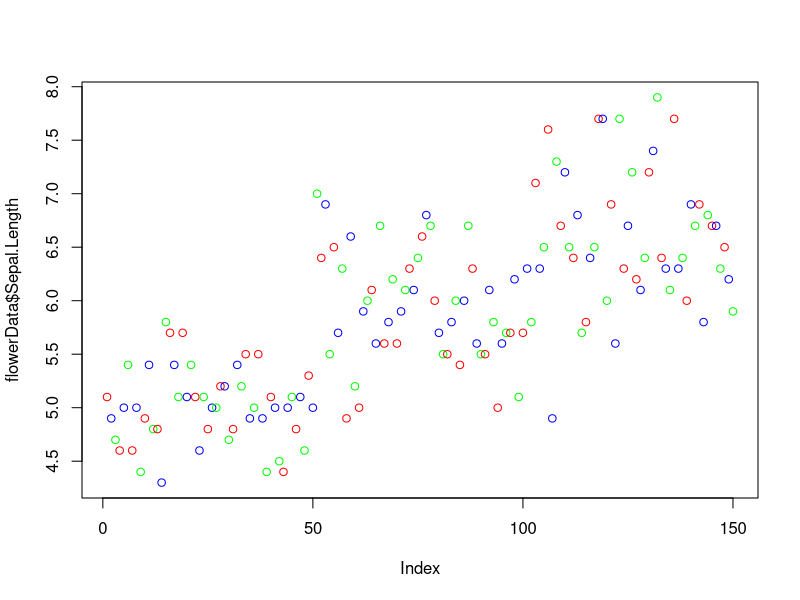
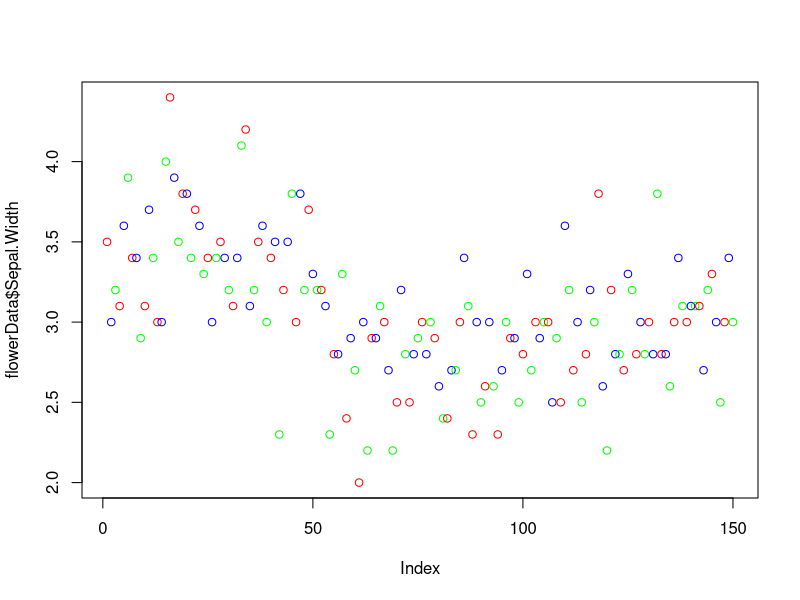
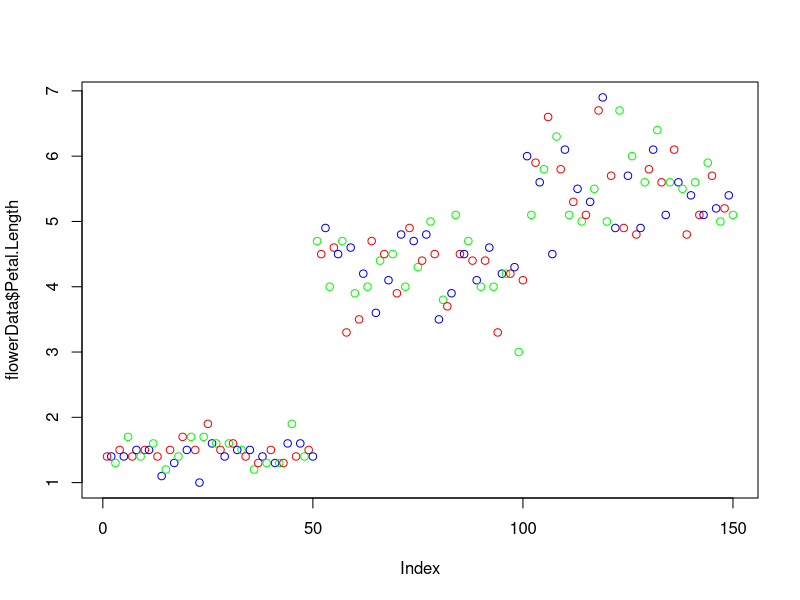
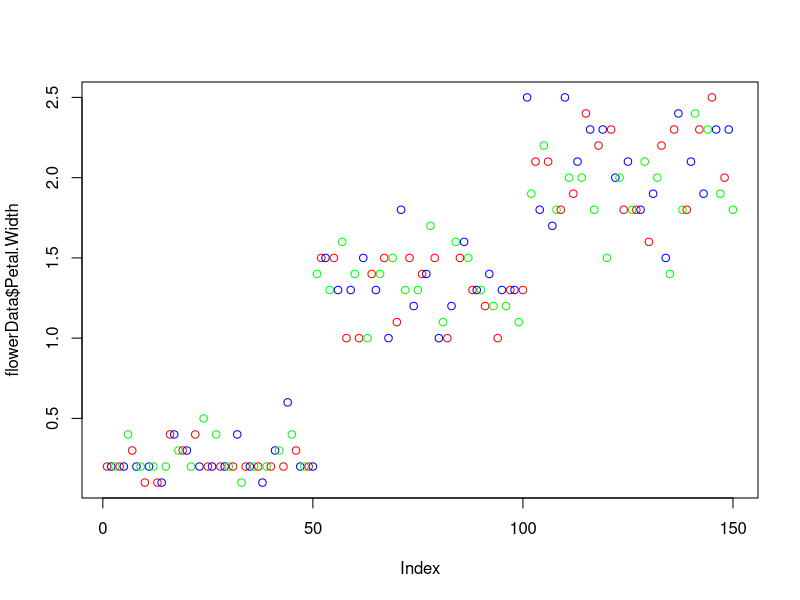
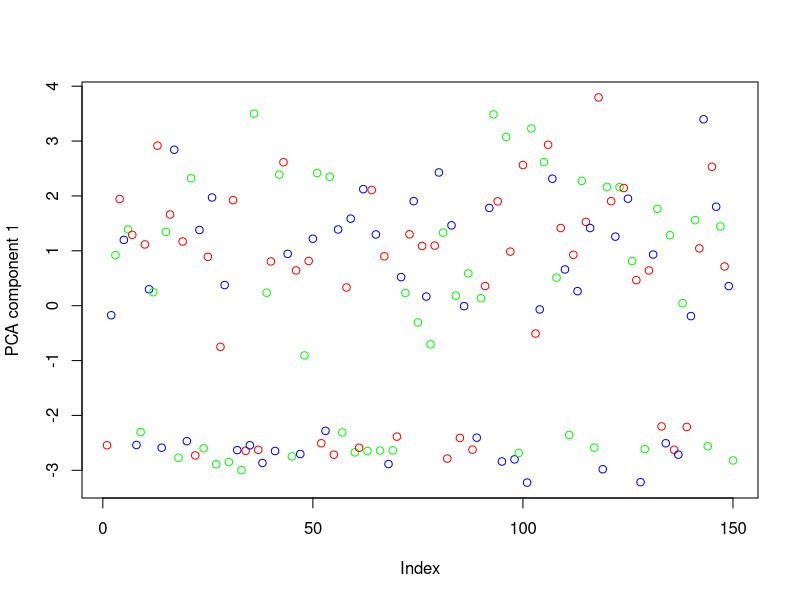
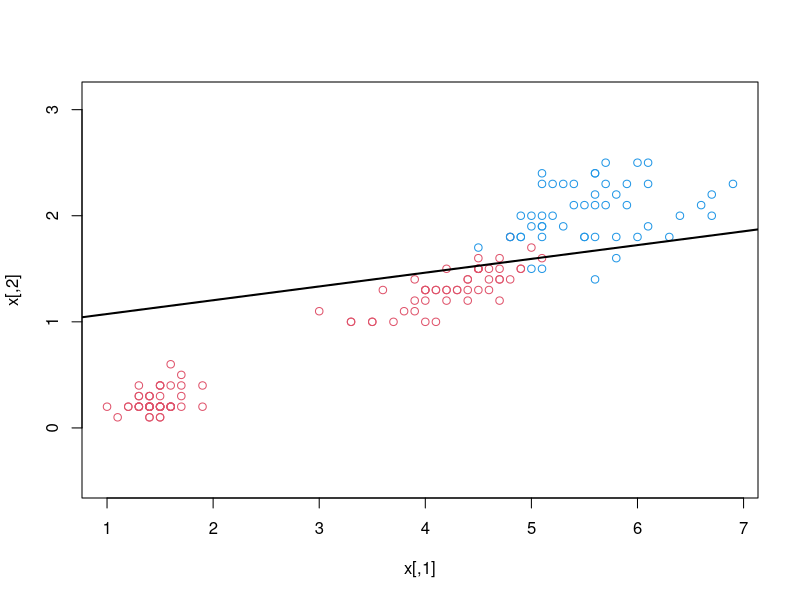
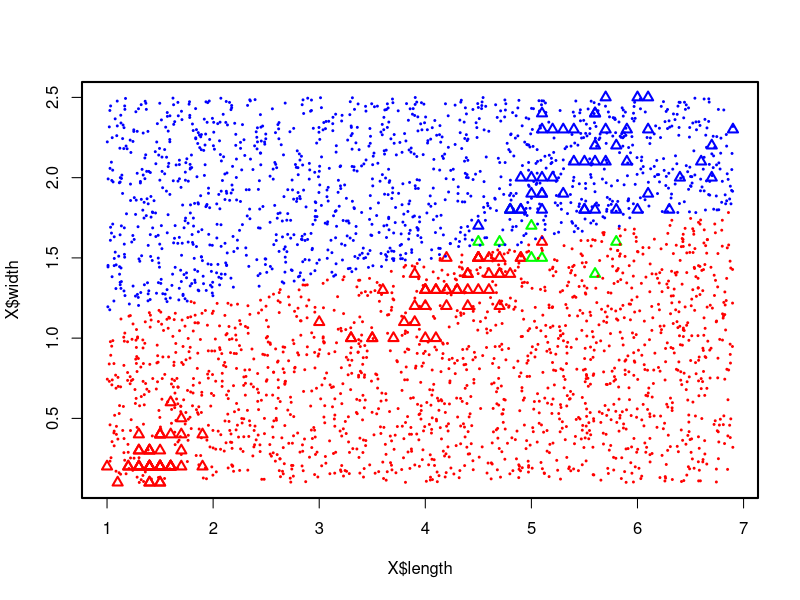
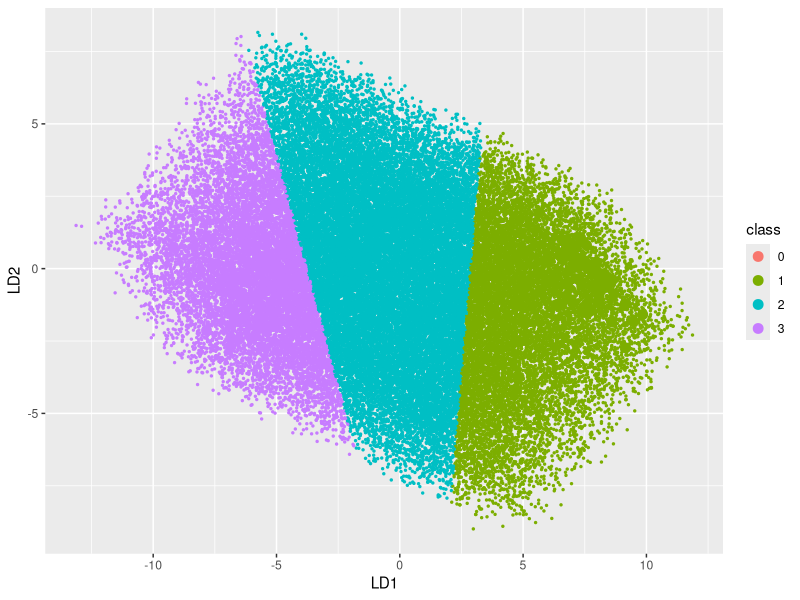

The R script that drew these images, in order:
#Retreiving data
library(datasets)
library(kernlab)
library(MASS)
flowerData=iris
data(iris)
set.seed(42)
#----------------------------------------------------------
#Exploring data
#----------------------------------------------------------
print("SUMMARY OF DATASET")
#summary(flowerData)
#print(head(flowerData))
#print(tail(flowerData))
#----------------------------------------------------------
#Data Visualization and data is stored in 'plot.pdf' file in the working directory
#----------------------------------------------------------
plot(flowerData$Sepal.Length, col=c("red","blue","green"))
plot(flowerData$Sepal.Width, col=c("red","blue","green"))
plot(flowerData$Petal.Length, col=c("red","blue","green"))
plot(flowerData$Petal.Width, col=c("red","blue","green"))
#----------------------------------------------------------
#Accuracy function
#----------------------------------------------------------
accuracy<-function(predicted_seq, actual_seq){
  count<-0
  size<-0
  if(length(predicted_seq)==length(actual_seq)){
    size<-length(predicted_seq)
  }
  else{
    print("Sequence size does not match!")
  }
  for(i in 1:size){
    if(predicted_seq[i]==actual_seq[i]){
      count<-count+1
    }
  }
  return (count*100/size)
}
#----------------------------------------------------------
#Shuffle dataset row-wise
#----------------------------------------------------------
shuffledFlowerData<-flowerData[sample(nrow(flowerData)),]
#----------------------------------------------------------
#Seperate dataset into training and testing
#The data is seperated in 75/25 training/testing ratio
#----------------------------------------------------------
datasetSize<-nrow(shuffledFlowerData)
#traininng data
trainingDatasetSize<-as.integer(0.75*datasetSize)
trainingDataset=shuffledFlowerData[1:trainingDatasetSize,]
#testing data
testingDatasetSize<-datasetSize-trainingDatasetSize
testingDataset<-shuffledFlowerData[113:150,]
#----------------------------------------------------------
#Classification without dimensionality reduction
#----------------------------------------------------------
fit<-ksvm(Species~., data=trainingDataset)
#summary(fit)
prediction<-predict(fit, testingDataset, type='response')
print("The accuracy of the SVM is as shown below:")
print(accuracy(prediction,testingDataset[,5]))
#----------------------------------------------------------
#print('Principal Component Analysis and classification')
#----------------------------------------------------------
shuffledFlowerData.pca.eigenvalues<-princomp(x=shuffledFlowerData[,1:4], scores = TRUE)
shuffledFlowerData.pca.eigenvectors<-shuffledFlowerData.pca.eigenvalues$scores
plot(shuffledFlowerData.pca.eigenvectors[,1], col=c("red","blue","green"), ylab = "PCA component 1")
mostUsefulData<-shuffledFlowerData.pca.eigenvectors[,1]
postPCADataset<-cbind(mostUsefulData, shuffledFlowerData['Species'])
#print(postPCADataset)
#----------------------------------------------------------
#Dividing PCA data into test and training
#----------------------------------------------------------
#traininng data
trainingDataset.pca<-postPCADataset[1:trainingDatasetSize,]
#print(trainingDataset.pca)
#testing data
testingDataset.pca<-postPCADataset[113:150,]
#----------------------------------------------------------
#Classification of post-PCA data
#----------------------------------------------------------
fit.pca<-ksvm(Species~., data=trainingDataset.pca)
#summary(fit.pca)
prediction.pca<-predict(fit.pca, testingDataset.pca, type='response')
print("The accuracy of the SVM after PCA is as shown below:")
print(accuracy(prediction.pca,testingDataset.pca[,2]))
#----------------------------------------------------------
#Fischers Linear Discriminant and classification
#----------------------------------------------------------
x <- cbind(iris$Petal.Length,iris$Petal.Width) 
Y <- ifelse(iris$Species == "virginica", +1, -1) 
u <- apply(x,2,mean) 
up <- apply(subset(x,Y==+1),2,mean) 
un <- apply(subset(x,Y==-1),2,mean) 
np <- sum(Y==+1)
nn <- sum(Y==-1) 
SB <- nn * (un - u) %*% t(up - u)
distance.from.plane = function(x,w,b) {
  b - sum(x*w)
}
classify.fisher = function(x,w,b){
  distances =
    apply(x, 1, distance.from.plane, w, b)
  return(ifelse(distances < 0, -1, +1))
}
scatter <- function(v){ 
( (v - un) %*% t(v - un) ) + ( (v - up) %*% t(v - up) ) 
} 
SW <- matrix( apply( apply(x,1,scatter), 1, sum ), nrow=2 ) 
t <- seq(- pi , pi, 0.05)
uv <- cbind(cos(t), sin(t)) 
action <- function(uv, m){
abs( uv %*% m %*% matrix(uv) )
} 
ratios <- apply(uv, 1, action, SB) / apply(uv, 1, action, SW)  
mr <- which.max(ratios) 
muv <- uv[mr,] 
mv <- 40*ratios[mr]*muv 
xp <- as.vector(x %*% muv) 
rxp <- round(range(xp),0)+c(-1,1) 
xpn <- subset(xp,Y==-1) 
xpp <- subset(xp,Y==+1)
b = (mean(xpp) * sd(xpn) + mean(xpn) * sd(xpp)) / + (sd(xpp) + sd(xpn)) 
plot(x,col=Y+3,asp=1) > par(lwd=2)
abline(b/muv[2],-muv[1]/muv[2]) 
sum(abs(Y - classify.fisher(x,muv,b) ))
#Applying LDA For Separating Class 'Virginica' separately from other classes(Partial Dataset Consideration)
X <- data.frame(length=iris$Petal.Length,width=iris$Petal.Width)
X$class <- ifelse(iris$Species == "virginica", +1, -1) 
LDA <- lda(class ~ length + width, data = X) 
X$pred <- predict(LDA)$class
X$col <- 2+ifelse(X$pred == X$class, as.numeric(X$class), 0) 
color <- c("red","green", "blue","red","blue")
plot(X$length,X$width,col=color[X$col],pch=2,cex=1)
pts <- 3000 
rpts <- function(v,pts){
runif(pts,min=v[1],max=v[2]) 
} 
grid <- data.frame(apply(apply(X[,1:2],2,range),2,rpts,pts)) 
grid$pred <- 3+as.numeric(predict(LDA,grid)$class) 
points(grid$length,grid$width,col=color[grid$pred],cex=0.1)
sum(X$class != X$pred)
#Applying LDA For all three classes Simultaenously(Full Dataset Consideration)
LDA <- lda(Species ~ ., data = iris) 
X <- data.frame(predict(LDA)$x) 
X$class <- factor(ifelse(predict(LDA)$class == iris$Species, + as.numeric(iris$Species), 0)) 
library(ggplot2, warn.conflicts = FALSE) 
color <- c("red", "green", "blue","purple") 
pts <- 50000
cube <- data.frame(apply(apply(iris[,1:4],2,range),2,rpts,pts)) 
cube.pred <- predict(LDA,cube) 
X.grid <- data.frame(cube.pred$x) 
X.grid$class <- factor(as.numeric(cube.pred$class)) 
p <- ggplot(X, aes(x = LD1, y = LD2))+
geom_point(aes(colour=class),size=3) 
p + geom_point(data=X.grid,aes(colour=class),size=0.5) 
print("Accuracy after FLD classification")
print(accuracy(iris$Species,predict(LDA)$class))
#----------------------------------------------------------
#k-nearest neighbors(KNN) algorithm and classification
#----------------------------------------------------------
#Following packages are required:
library(class)
library(ggplot2)
library(GGally)

#Getting a summary of the stats for the dataset:
summary(iris)

apply(iris[,1:4], 2, sd)

#Plotting the data using histogram:
par(mfrow=c(2,2))
hist(iris$Sepal.Length, col="blue", breaks=20)
hist(iris$Sepal.Width, col="blue", breaks=20)
hist(iris$Petal.Length, col="blue", breaks=20)
hist(iris$Petal.Width, col="blue", breaks=20)

#PLotting the data using scatter plots:
ggplot(data = iris, aes(x = Sepal.Length, y = Sepal.Width, col = Species)) +
  geom_point()

ggplot(data = iris, aes(x = Petal.Length, y = Petal.Width, col = Species)) +
  geom_point()

#Correlation Matrix:
ggpairs(iris)

#Splitting the dataset:
set.seed(12420352)
iris[,1:4] <- scale(iris[,1:4])
setosa<- rbind(iris[iris$Species=="setosa",])
versicolor<- rbind(iris[iris$Species=="versicolor",])
virginica<- rbind(iris[iris$Species=="virginica",])

ind <- sample(1:nrow(setosa), nrow(setosa)*0.75)
iris.train<- rbind(setosa[ind,], versicolor[ind,], virginica[ind,])
iris.test<- rbind(setosa[-ind,], versicolor[-ind,], virginica[-ind,])
iris[,1:4] <- scale(iris[,1:4])

#Finding optimum value of K:
error <- c()
for (i in 1:15)
{
  knn.fit <- knn(train = iris.train[,1:4], test = iris.test[,1:4], cl = iris.train$Species, k = i)
  error[i] = 1- mean(knn.fit == iris.test$Species)
}

#Plotting error vs k-value:
ggplot(data = data.frame(error), aes(x = 1:15, y = error)) +
  geom_line(color = "Blue")

#The plot shows that minimum error is when value of k is equal to 12.
#We also get a local minima at k=5.
#Given our dataset, We chose a little less complex model and go with k=5.


#Getting the confusion matrix & accuracy of the model
iris_pred <- knn(train = iris.train[,1:4], test = iris.test[,1:4], cl = iris.train$Species, k=5)
table(iris.test$Species,iris_pred)
print("Accuracy after KNN classification")
print(accuracy(iris.test$Species,iris_pred))
